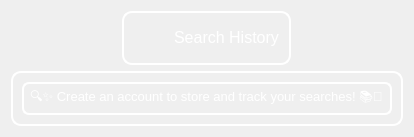
            <widget class="QWidget" name="History_page">
             <layout class="QVBoxLayout" name="verticalLayout_19">
              <item alignment="Qt::AlignHCenter|Qt::AlignVCenter">
               <widget class="QFrame" name="frame_25">
                <property name="styleSheet">
                 <string notr="true">QFrame{
    border-radius: 10px;
    border: 2px solid  white;
    padding: 5px;
color:white;}
QLabel{
border:0px;
}</string>
                </property>
                <property name="frameShape">
                 <enum>QFrame::StyledPanel</enum>
                </property>
                <property name="frameShadow">
                 <enum>QFrame::Raised</enum>
                </property>
                <layout class="QHBoxLayout" name="horizontalLayout_19">
                 <property name="spacing">
                  <number>0</number>
                 </property>
                 <property name="leftMargin">
                  <number>0</number>
                 </property>
                 <property name="topMargin">
                  <number>0</number>
                 </property>
                 <property name="rightMargin">
                  <number>0</number>
                 </property>
                 <property name="bottomMargin">
                  <number>0</number>
                 </property>
                 <item>
                  <widget class="QLabel" name="label_6">
                   <property name="minimumSize">
                    <size>
                     <width>40</width>
                     <height>40</height>
                    </size>
                   </property>
                   <property name="maximumSize">
                    <size>
                     <width>40</width>
                     <height>40</height>
                    </size>
                   </property>
                   <property name="text">
                    <string/>
                   </property>
                   <property name="pixmap">
                    <pixmap resource="../Qss/icons/_icons.qrc">:/icons/Icons/feather/rotate-ccw.png</pixmap>
                   </property>
                   <property name="scaledContents">
                    <bool>true</bool>
                   </property>
                  </widget>
                 </item>
                 <item alignment="Qt::AlignHCenter|Qt::AlignVCenter">
                  <widget class="QLabel" name="label_13">
                   <property name="font">
                    <font>
                     <pointsize>12</pointsize>
                    </font>
                   </property>
                   <property name="layoutDirection">
                    <enum>Qt::LeftToRight</enum>
                   </property>
                   <property name="text">
                    <string>Search History</string>
                   </property>
                   <property name="alignment">
                    <set>Qt::AlignHCenter|Qt::AlignTop</set>
                   </property>
                  </widget>
                 </item>
                </layout>
               </widget>
              </item>
              <item>
               <widget class="QFrame" name="frame_24">
                <property name="sizePolicy">
                 <sizepolicy hsizetype="Preferred" vsizetype="Expanding">
                  <horstretch>0</horstretch>
                  <verstretch>0</verstretch>
                 </sizepolicy>
                </property>
                <property name="styleSheet">
                 <string notr="true">QFrame{
border:2px solid white;
border-radius:10px;
color:white;}

 QLabel{
border:2px solid white;
padding:3px;
border-radius:7px;
color:white;}</string>
                </property>
                <property name="frameShape">
                 <enum>QFrame::StyledPanel</enum>
                </property>
                <property name="frameShadow">
                 <enum>QFrame::Raised</enum>
                </property>
                <layout class="QVBoxLayout" name="verticalLayout_39">
                 <item alignment="Qt::AlignHCenter|Qt::AlignVCenter">
                  <widget class="QLabel" name="search_history_label">
                   <property name="font">
                    <font>
                     <pointsize>10</pointsize>
                    </font>
                   </property>
                   <property name="text">
                    <string>🔍✨ Create an account to store and track your searches! 📚💼</string>
                   </property>
                  </widget>
                 </item>
                </layout>
               </widget>
              </item>
             </layout>
            </widget>
